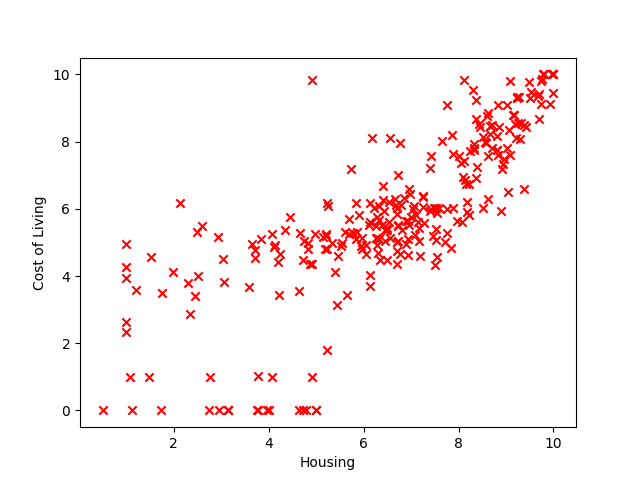

Here is the Python script that generated this plot:
import matplotlib.pyplot as plt
import csv

def read_data(file_name):
    with open(file_name, "r") as f:
        csv_read = csv.reader(f)
        header = next(csv_read)
        print(header)
        dict = {
            (line[0], line[2]): {
                header[index]: line[index]
                for index in range(3, len(line))
            }
            for line in csv_read
        }
    return dict

# print(read_data("city-scores.csv"))

def create_total_score(data_dict):
    for key in data_dict:
        inner = data_dict[key]
        total = 0.0
        for value in inner.values():
            total = total + float(value)
        inner["Total Score"] = total
    return data_dict

# print(create_total_score(read_data("city-scores.csv")))

# define auxiliary functions here

def plot_data(data_dict):
    housing = []
    cofl = []
    for key, scores in data_dict.items():
        h = float(scores['Housing'])
        c = float(scores['Cost_of_Living'])

        housing.append(h)
        cofl.append(c)

    plt.scatter(housing, cofl, color = 'red', marker = 'x')

    plt.xlabel("Housing")
    plt.ylabel("Cost of Living")

    plt.savefig("housing.png")
    
    plt.grid(True)
    plt.show()

print(plot_data(read_data("city-scores.csv")))
# if __name__ == "__main__":
#     # the main conditional execution
